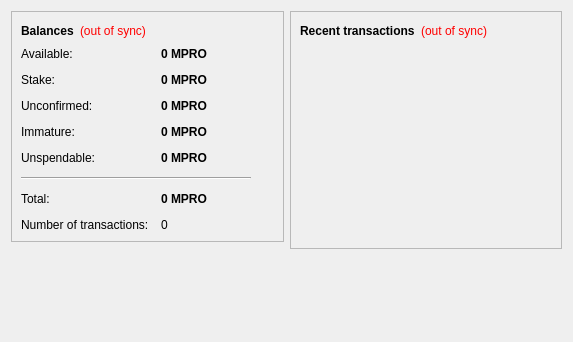
<?xml version="1.0" encoding="UTF-8"?>
<ui version="4.0">
 <class>OverviewPage</class>
 <widget class="QWidget" name="OverviewPage">
  <property name="geometry">
   <rect>
    <x>0</x>
    <y>0</y>
    <width>573</width>
    <height>342</height>
   </rect>
  </property>
  <property name="windowTitle">
   <string>Form</string>
  </property>
  <layout class="QHBoxLayout" name="horizontalLayout" stretch="1,1">
   <item>
    <layout class="QVBoxLayout" name="verticalLayout_2">
     <item>
      <widget class="QFrame" name="frame">
       <property name="frameShape">
        <enum>QFrame::StyledPanel</enum>
       </property>
       <property name="frameShadow">
        <enum>QFrame::Raised</enum>
       </property>
       <layout class="QVBoxLayout" name="verticalLayout_4">
        <item>
         <layout class="QHBoxLayout" name="horizontalLayout_4">
          <item>
           <widget class="QLabel" name="label_5">
            <property name="font">
             <font>
              <weight>75</weight>
              <bold>true</bold>
             </font>
            </property>
            <property name="text">
             <string>Balances</string>
            </property>
           </widget>
          </item>
          <item>
           <widget class="QLabel" name="labelWalletStatus">
            <property name="toolTip">
             <string>The displayed information may be out of date. Your wallet automatically synchronizes with the MEDIUM network after a connection is established, but this process has not completed yet.</string>
            </property>
            <property name="styleSheet">
             <string notr="true">QLabel { color: red; }</string>
            </property>
            <property name="text">
             <string notr="true">(out of sync)</string>
            </property>
            <property name="alignment">
             <set>Qt::AlignLeading|Qt::AlignLeft|Qt::AlignVCenter</set>
            </property>
           </widget>
          </item>
          <item>
           <spacer name="horizontalSpacer_2">
            <property name="orientation">
             <enum>Qt::Horizontal</enum>
            </property>
            <property name="sizeHint" stdset="0">
             <size>
              <width>40</width>
              <height>20</height>
             </size>
            </property>
           </spacer>
          </item>
         </layout>
        </item>
        <item>
         <layout class="QFormLayout" name="formLayout_2">
          <property name="fieldGrowthPolicy">
           <enum>QFormLayout::AllNonFixedFieldsGrow</enum>
          </property>
          <property name="horizontalSpacing">
           <number>12</number>
          </property>
          <property name="verticalSpacing">
           <number>12</number>
          </property>
          <item row="0" column="0">
           <widget class="QLabel" name="labelAvailableText">
            <property name="toolTip">
             <string>Your current available balance</string>
            </property>
            <property name="text">
             <string>Available:</string>
            </property>
           </widget>
          </item>
          <item row="0" column="1">
           <widget class="QLabel" name="labelAvailable">
            <property name="font">
             <font>
              <weight>75</weight>
              <bold>true</bold>
             </font>
            </property>
            <property name="cursor">
             <cursorShape>IBeamCursor</cursorShape>
            </property>
            <property name="toolTip">
             <string>Your current available balance</string>
            </property>
            <property name="text">
             <string notr="true">0 MPRO</string>
            </property>
            <property name="alignment">
             <set>Qt::AlignLeading|Qt::AlignLeft|Qt::AlignVCenter</set>
            </property>
            <property name="textInteractionFlags">
             <set>Qt::LinksAccessibleByMouse|Qt::TextSelectableByKeyboard|Qt::TextSelectableByMouse</set>
            </property>
           </widget>
          </item>
          <item row="1" column="0">
           <widget class="QLabel" name="label_6">
            <property name="toolTip">
             <string>Total of coins that was staked, and do not yet count toward the current balance</string>
            </property>
            <property name="text">
             <string>Stake:</string>
            </property>
           </widget>
          </item>
          <item row="1" column="1">
           <widget class="QLabel" name="labelStake">
            <property name="font">
             <font>
              <weight>75</weight>
              <bold>true</bold>
             </font>
            </property>
            <property name="cursor">
             <cursorShape>IBeamCursor</cursorShape>
            </property>
            <property name="toolTip">
             <string>Total of coins that was staked, and do not yet count toward the current balance</string>
            </property>
            <property name="text">
             <string notr="true">0 MPRO</string>
            </property>
            <property name="alignment">
             <set>Qt::AlignLeading|Qt::AlignLeft|Qt::AlignVCenter</set>
            </property>
            <property name="textInteractionFlags">
             <set>Qt::LinksAccessibleByMouse|Qt::TextSelectableByKeyboard|Qt::TextSelectableByMouse</set>
            </property>
           </widget>
          </item>
          <item row="2" column="0">
           <widget class="QLabel" name="label_3">
            <property name="toolTip">
             <string>Total of transactions that have yet to be confirmed, and do not yet count toward the current balance</string>
            </property>
            <property name="text">
             <string>Unconfirmed:</string>
            </property>
           </widget>
          </item>
          <item row="2" column="1">
           <widget class="QLabel" name="labelUnconfirmed">
            <property name="font">
             <font>
              <weight>75</weight>
              <bold>true</bold>
             </font>
            </property>
            <property name="cursor">
             <cursorShape>IBeamCursor</cursorShape>
            </property>
            <property name="toolTip">
             <string>Total of transactions that have yet to be confirmed, and do not yet count toward the current balance</string>
            </property>
            <property name="text">
             <string notr="true">0 MPRO</string>
            </property>
            <property name="alignment">
             <set>Qt::AlignLeading|Qt::AlignLeft|Qt::AlignVCenter</set>
            </property>
            <property name="textInteractionFlags">
             <set>Qt::LinksAccessibleByMouse|Qt::TextSelectableByKeyboard|Qt::TextSelectableByMouse</set>
            </property>
           </widget>
          </item>
          <item row="3" column="0">
           <widget class="QLabel" name="labelImmatureText">
            <property name="toolTip">
             <string>Mined balance that has not yet matured</string>
            </property>
            <property name="text">
             <string>Immature:</string>
            </property>
           </widget>
          </item>
          <item row="3" column="1">
           <widget class="QLabel" name="labelImmature">
            <property name="font">
             <font>
              <weight>75</weight>
              <bold>true</bold>
             </font>
            </property>
            <property name="toolTip">
             <string>Mined balance that has not yet matured</string>
            </property>
            <property name="text">
             <string notr="true">0 MPRO</string>
            </property>
            <property name="alignment">
             <set>Qt::AlignLeading|Qt::AlignLeft|Qt::AlignVCenter</set>
            </property>
            <property name="textInteractionFlags">
             <set>Qt::LinksAccessibleByMouse|Qt::TextSelectableByKeyboard|Qt::TextSelectableByMouse</set>
            </property>
           </widget>
          </item>
          <item row="4" column="0">
           <widget class="QLabel" name="labelBalanceWatchOnlyText">
            <property name="toolTip">
             <string>Your unspendable balance</string>
            </property>
            <property name="text">
             <string>Unspendable:</string>
            </property>
           </widget>
          </item>
          <item row="4" column="1">
           <widget class="QLabel" name="labelBalanceWatchOnly">
            <property name="font">
             <font>
              <weight>75</weight>
              <bold>true</bold>
             </font>
            </property>
            <property name="cursor">
             <cursorShape>IBeamCursor</cursorShape>
            </property>
            <property name="toolTip">
             <string>Your unspendable balance</string>
            </property>
            <property name="text">
             <string notr="true">0 MPRO</string>
            </property>
            <property name="alignment">
             <set>Qt::AlignLeading|Qt::AlignLeft|Qt::AlignVCenter</set>
            </property>
            <property name="textInteractionFlags">
             <set>Qt::LinksAccessibleByMouse|Qt::TextSelectableByKeyboard|Qt::TextSelectableByMouse</set>
            </property>
           </widget>
          </item>
          <item row="5" column="0" colspan="2">
           <widget class="Line" name="line">
            <property name="maximumSize">
             <size>
              <width>230</width>
              <height>16777215</height>
             </size>
            </property>
            <property name="orientation">
             <enum>Qt::Horizontal</enum>
            </property>
           </widget>
          </item>
          <item row="6" column="0">
           <widget class="QLabel" name="labelTotalText">
            <property name="toolTip">
             <string>Your current total balance</string>
            </property>
            <property name="text">
             <string>Total:</string>
            </property>
           </widget>
          </item>
          <item row="6" column="1">
           <widget class="QLabel" name="labelTotal">
            <property name="font">
             <font>
              <weight>75</weight>
              <bold>true</bold>
             </font>
            </property>
            <property name="toolTip">
             <string>Your current total balance</string>
            </property>
            <property name="text">
             <string notr="true">0 MPRO</string>
            </property>
            <property name="alignment">
             <set>Qt::AlignLeading|Qt::AlignLeft|Qt::AlignVCenter</set>
            </property>
            <property name="textInteractionFlags">
             <set>Qt::LinksAccessibleByMouse|Qt::TextSelectableByKeyboard|Qt::TextSelectableByMouse</set>
            </property>
           </widget>
          </item>
          <item row="7" column="0">
           <widget class="QLabel" name="label_2">
            <property name="toolTip">
             <string>Total number of transactions in wallet</string>
            </property>
            <property name="text">
             <string>Number of transactions:</string>
            </property>
           </widget>
          </item>
          <item row="7" column="1">
           <widget class="QLabel" name="labelNumTransactions">
            <property name="toolTip">
             <string>Total number of transactions in wallet</string>
            </property>
            <property name="text">
             <string notr="true">0</string>
            </property>
           </widget>
          </item>
         </layout>
        </item>
       </layout>
      </widget>
     </item>
     <item>
      <spacer name="verticalSpacer">
       <property name="orientation">
        <enum>Qt::Vertical</enum>
       </property>
       <property name="sizeHint" stdset="0">
        <size>
         <width>20</width>
         <height>40</height>
        </size>
       </property>
      </spacer>
     </item>
    </layout>
   </item>
   <item>
    <layout class="QVBoxLayout" name="verticalLayout_3">
     <item>
      <widget class="QFrame" name="frame_2">
       <property name="frameShape">
        <enum>QFrame::StyledPanel</enum>
       </property>
       <property name="frameShadow">
        <enum>QFrame::Raised</enum>
       </property>
       <layout class="QVBoxLayout" name="verticalLayout">
        <item>
         <layout class="QHBoxLayout" name="horizontalLayout_2">
          <item>
           <widget class="QLabel" name="label_4">
            <property name="text">
             <string>&lt;b&gt;Recent transactions&lt;/b&gt;</string>
            </property>
           </widget>
          </item>
          <item>
           <widget class="QLabel" name="labelTransactionsStatus">
            <property name="toolTip">
             <string>The displayed information may be out of date. Your wallet automatically synchronizes with the MEDIUM network after a connection is established, but this process has not completed yet.</string>
            </property>
            <property name="styleSheet">
             <string notr="true">QLabel { color: red; }</string>
            </property>
            <property name="text">
             <string notr="true">(out of sync)</string>
            </property>
            <property name="alignment">
             <set>Qt::AlignRight|Qt::AlignTrailing|Qt::AlignVCenter</set>
            </property>
           </widget>
          </item>
          <item>
           <spacer name="horizontalSpacer">
            <property name="orientation">
             <enum>Qt::Horizontal</enum>
            </property>
            <property name="sizeHint" stdset="0">
             <size>
              <width>40</width>
              <height>20</height>
             </size>
            </property>
           </spacer>
          </item>
         </layout>
        </item>
        <item>
         <widget class="QListView" name="listTransactions">
          <property name="styleSheet">
           <string notr="true">QListView { background: transparent; }</string>
          </property>
          <property name="frameShape">
           <enum>QFrame::NoFrame</enum>
          </property>
          <property name="verticalScrollBarPolicy">
           <enum>Qt::ScrollBarAlwaysOff</enum>
          </property>
          <property name="horizontalScrollBarPolicy">
           <enum>Qt::ScrollBarAlwaysOff</enum>
          </property>
          <property name="selectionMode">
           <enum>QAbstractItemView::NoSelection</enum>
          </property>
         </widget>
        </item>
       </layout>
      </widget>
     </item>
     <item>
      <spacer name="verticalSpacer_2">
       <property name="orientation">
        <enum>Qt::Vertical</enum>
       </property>
       <property name="sizeHint" stdset="0">
        <size>
         <width>20</width>
         <height>40</height>
        </size>
       </property>
      </spacer>
     </item>
    </layout>
   </item>
  </layout>
 </widget>
 <resources/>
 <connections/>
</ui>
